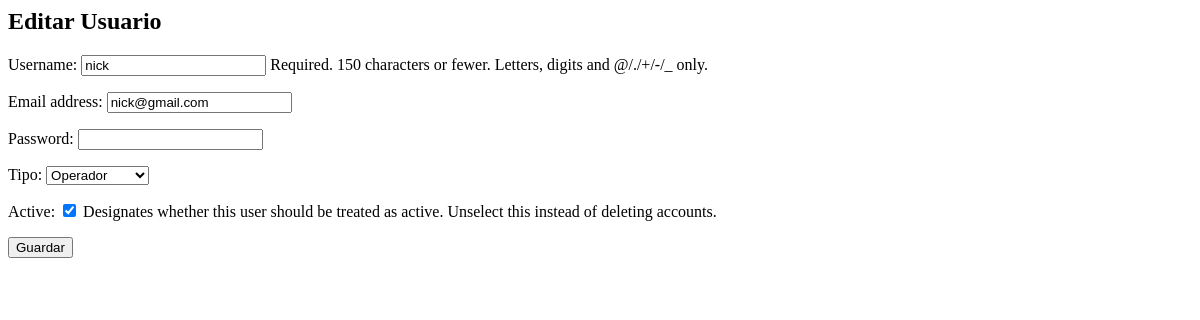
Page /usuarios/2/editar/ (signed in) on the earlier database version.
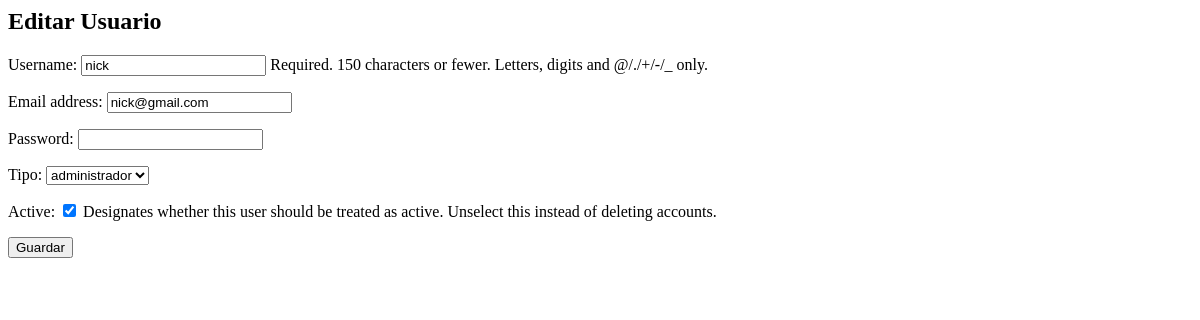
Same page on the later database version.
### usuarios/models.py (models this page shows)
class Usuario(AbstractUser):
    TIPO_CHOICES =[
        ('admin','administrador'),
        ('operador','Operador'),
        ('lector','Lector'),
    ]
    tipo = models.CharField(max_length=10, choices=TIPO_CHOICES)

### usuarios/views.py (the view)
# urls.py: path('<int:pk>/editar/', views.UsuarioUpdateView.as_view(), name='usuario_edit'),
class UsuarioUpdateView(LoginRequiredMixin, AdminRequiredMixin, UpdateView):
    model = Usuario
    form_class = UsuarioForm
    template_name = 'usuarios/usuario_form.html'
    success_url = reverse_lazy('usuario_list')

### usuarios/forms.py (shortened to what this page needs)
class UsuarioForm(forms.ModelForm):
    password = forms.CharField(widget=forms.PasswordInput)
    class Meta:
        model = Usuario
        fields = ['username', 'email', 'password', 'tipo', 'is_active']

### usuarios/views.py (called while the page is built)
    def test_func(self):
        return self.request.user.is_authenticated and self.request.user.tipo == 'admin'

### usuarios/templates/usuarios/usuario_form.html (shortened to what this page needs)
<h2>{% if object %}Editar Usuario{% else %}Crear Usuario{% endif %}</h2>
<form method="post">
  {{ form.as_p }}
  <button type="submit">Guardar</button>
</form>

Differences in the rows shown:
changed Usuario "nick": tipo "Operador" → "administrador"
